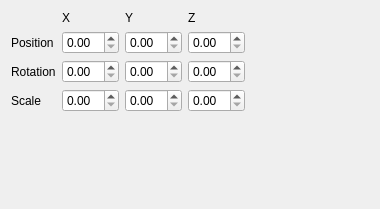
<?xml version="1.0" encoding="UTF-8"?>
<ui version="4.0">
 <class>Transform</class>
 <widget class="QWidget" name="Transform">
  <property name="geometry">
   <rect>
    <x>0</x>
    <y>0</y>
    <width>380</width>
    <height>209</height>
   </rect>
  </property>
  <property name="windowTitle">
   <string>Form</string>
  </property>
  <layout class="QGridLayout" name="gridLayout">
   <item row="1" column="1">
    <widget class="QDoubleSpinBox" name="PosXSpinBox"/>
   </item>
   <item row="2" column="1">
    <widget class="QDoubleSpinBox" name="RotXSpinBox"/>
   </item>
   <item row="0" column="2">
    <widget class="QLabel" name="yLabel">
     <property name="text">
      <string>Y</string>
     </property>
    </widget>
   </item>
   <item row="2" column="2">
    <widget class="QDoubleSpinBox" name="RotYSpinBox"/>
   </item>
   <item row="3" column="3">
    <widget class="QDoubleSpinBox" name="SclZSpinBox"/>
   </item>
   <item row="3" column="2">
    <widget class="QDoubleSpinBox" name="SclYSpinBox"/>
   </item>
   <item row="0" column="3">
    <widget class="QLabel" name="zLabel">
     <property name="text">
      <string>Z</string>
     </property>
    </widget>
   </item>
   <item row="1" column="2">
    <widget class="QDoubleSpinBox" name="PosYSpinBox"/>
   </item>
   <item row="1" column="3">
    <widget class="QDoubleSpinBox" name="PosZSpinBox"/>
   </item>
   <item row="2" column="0">
    <widget class="QLabel" name="rotationLabel">
     <property name="text">
      <string>Rotation</string>
     </property>
    </widget>
   </item>
   <item row="4" column="2">
    <spacer name="verticalSpacer">
     <property name="orientation">
      <enum>Qt::Vertical</enum>
     </property>
     <property name="sizeHint" stdset="0">
      <size>
       <width>20</width>
       <height>40</height>
      </size>
     </property>
    </spacer>
   </item>
   <item row="1" column="0">
    <widget class="QLabel" name="positionLabel">
     <property name="text">
      <string>Position</string>
     </property>
    </widget>
   </item>
   <item row="3" column="0">
    <widget class="QLabel" name="scaleLabel">
     <property name="text">
      <string>Scale</string>
     </property>
    </widget>
   </item>
   <item row="3" column="1">
    <widget class="QDoubleSpinBox" name="SclXSpinBox"/>
   </item>
   <item row="0" column="1">
    <widget class="QLabel" name="xLabel">
     <property name="text">
      <string>X</string>
     </property>
    </widget>
   </item>
   <item row="2" column="3">
    <widget class="QDoubleSpinBox" name="RotZSpinBox"/>
   </item>
   <item row="3" column="4">
    <spacer name="horizontalSpacer">
     <property name="orientation">
      <enum>Qt::Horizontal</enum>
     </property>
     <property name="sizeHint" stdset="0">
      <size>
       <width>40</width>
       <height>20</height>
      </size>
     </property>
    </spacer>
   </item>
  </layout>
 </widget>
 <resources/>
 <connections/>
</ui>
